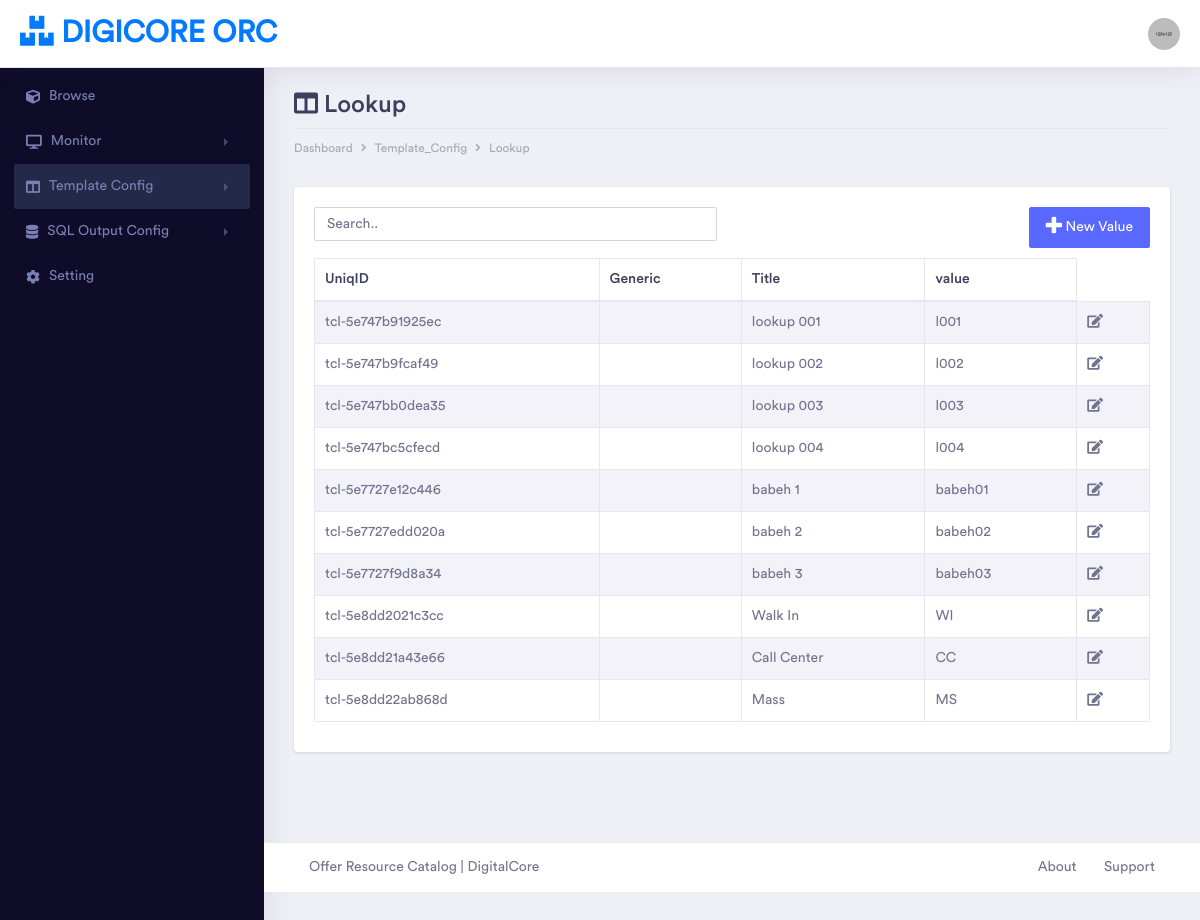
The app's page /main/template_config/lookup with its own data.
### tables this page shows
CREATE TABLE `tc_lookup` (
  `uid` varchar(100) NOT NULL,
  `generic` varchar(50) NOT NULL,
  `title` text NOT NULL,
  `value` text NOT NULL
);

### application/controllers/Main.php (called while the page is built, shortened)
<?php
class Main extends CI_Controller {
	public function __construct()
    {
            $this->load->model('FormRender');
    }
	public function template_config($sub)
	{
		$exst_sub = ['lookup','form_group','template'];
		if(in_array($sub,$exst_sub)){
			$tbl = [
				'lookup' => 'tc_lookup',
				'form_group' => 'tc_fgroup',
				'template' => 'tc_template'
			];
			$this->load->library('pagination');
			$this->load->model('Item');
			$start_index = ($this->uri->segment(4)) ? $this->uri->segment(4) : 0;
			$config = $this->Item->pagination($tbl[$sub],'main/template_config/'.$sub.'/',4);
			$this->pagination->initialize($config);
			$data = $this->FormRender->tc_display($sub,10,$start_index);
			$metadata = [
				'navstyle' => [
					2 => 'color: #fff;
					background-color: #242849;
					border-radius: 2px;'],
				'content' => [
					'header' => ucfirst($sub),
					'icon' => 'fas fa-columns',
					'bdcmb' => [
						'Dashboard',
						'Template_Config',
						ucfirst($sub)
					]
				],
				'pagination' => $this->pagination->create_links(),
				'module' => $sub,
				'data' => $data
			];
			$this->load->view('main',$metadata);
		}else{show_404();}
	}
}

### index.php (called while the page is built, shortened)
<?php
require_once BASEPATH.'core/CodeIgniter.php';

### application/models/FormRender.php (called while the page is built, shortened)
<?php
class FormRender extends CI_Model {
	public function tc_display($sub,$limit,$start_index)
	{
		switch($sub){
			case 'lookup':
				$data = $this->db->get('tc_lookup',$limit,$start_index)->result_array();
				return (isset($data))?$data:[];
				break;
		}
	}
}

### application/views/module/lookup.php (the view, shortened to what this page needs)
<div class="row" style="margin-bottom:10px">
    <div class="col-md-6">
        <form action="#" method="POST">
            <input class="form-control" type="text" placeholder="Search..">
        </form>
    </div>
    <div class="col-md-6">
        <div class="float-right">
            <button type="button" class="btn btn-primary" data-toggle="modal" data-target="#new"><i class="fas fa-plus fa-lg"></i> New Value</button>
        </div>
    </div>
</div>
<div class="table-responsive">
    <table id="example" class="table table-striped table-bordered second" style="width:100%">
        <thead>
            <tr>
                <th>UniqID</th>
                <th>Generic</th>
                <th>Title</th>
                <th>value</th>
            </tr>
        </thead>
        <tbody>
            <?php foreach($data as $row){ ?>
            <tr>
                <td><?php echo $row['uid']?></td>
                <td><?php echo $row['generic']?></td>
                <td><?php echo $row['title']?></td>
                <td><?php echo $row['value']?></td>
                <td>
                    <i class="fas fa-edit" data-toggle="modal" data-target="#<?php echo $row['uid']?>"></i>
                </td>
            </tr>
            <?php }?>
        </tbody>
    </table>
</div>

### records on screen
tc_lookup: uid "tcl-5e747b91925ec", title "lookup 001", value "l001"
tc_lookup: uid "tcl-5e747b9fcaf49", title "lookup 002", value "l002"
tc_lookup: uid "tcl-5e747bb0dea35", title "lookup 003", value "l003"
tc_lookup: uid "tcl-5e747bc5cfecd", title "lookup 004", value "l004"
tc_lookup: uid "tcl-5e7727e12c446", title "babeh 1", value "babeh01"
tc_lookup: uid "tcl-5e7727edd020a", title "babeh 2", value "babeh02"
tc_lookup: uid "tcl-5e7727f9d8a34", title "babeh 3", value "babeh03"
tc_lookup: uid "tcl-5e8dd2021c3cc", title "Walk In", value "WI"
tc_lookup: uid "tcl-5e8dd21a43e66", title "Call Center", value "CC"
tc_lookup: uid "tcl-5e8dd22ab868d", title "Mass", value "MS"

### other values on screen
$content['header'] "Lookup"
$item "Dashboard"
$item "Template_Config"
$item "Lookup"
